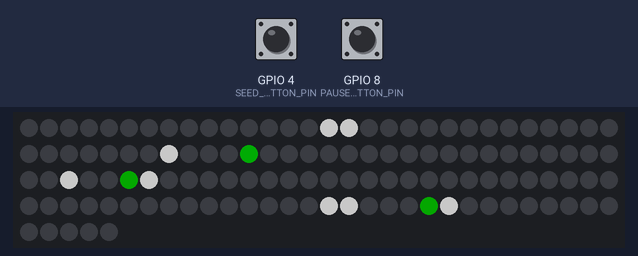
The sketch below on a simulated ESP32-C3. Parts: 125 RGB LEDs in strip order, left to right, continuing on the next row. The inputs (shaded band) are chosen by the test bench; at power-on: GPIO 4 (SEED_BUTTON_PIN) HIGH, GPIO 8 (PAUSE_BUTTON_PIN) HIGH. Dim RGB values are drawn brighter than linear; random numbers use the default seed unless the sketch sets one.

Above: at 1.2 s.
1.3 s: GPIO 4 (SEED_BUTTON_PIN) pulled LOW for 0.15 s
At 1.76 s:
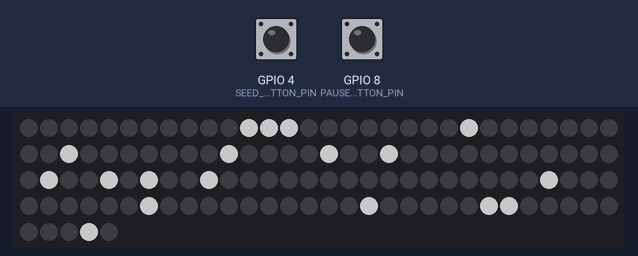
2.0 s: GPIO 8 (PAUSE_BUTTON_PIN) pulled LOW for 0.15 s
At 2.6 s:
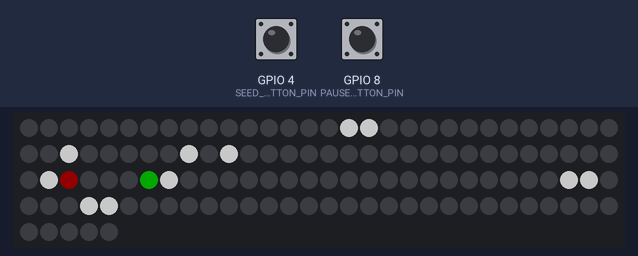
3.6 s: GPIO 4 (SEED_BUTTON_PIN) pulled LOW for 1 s
At 4.1 s:
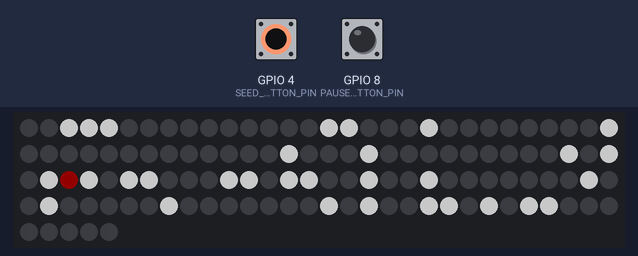
6.1 s: GPIO 8 (PAUSE_BUTTON_PIN) pulled LOW for 1 s
At 6.29 s:
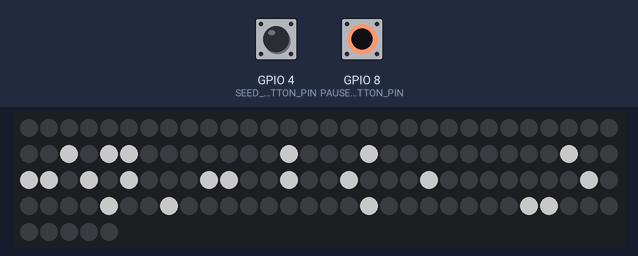
Timing chart, 0 to 9.1 s (numbered marks = the images above; inputs shaded):
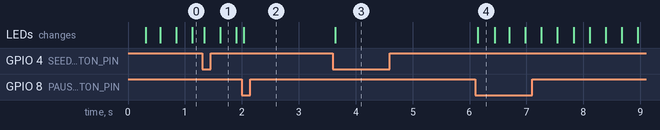

Measured:
- after the input at 3.6 s, the LEDs: change at once (image 3)
- after the input at 6.1 s, the LEDs: change at once (image 4)

The sketch:

Conway3DLife.ino
```cpp
/*
  FEED ME , I'M POOR AND I MADE THIS FOR FREE - https://paypal.me/Mystereon

  Conway3DLife.ino — standalone 5 x 5 x 5 FastLED voxel cellular automaton
  Created by Dad (MysterEon) & Manus, 2026.

  This file is completely independent: copy this folder into your Arduino
  sketchbook, install FastLED, and upload. It does not include the SkeletonCube
  master pattern library.

  Cube map used here:
    (0,0,0) = bottom, rear, left
    x: left to right; y: rear to front; z: bottom to top
    index = z * 25 + y * 5 + x

  Hardware defaults:
    125 WS2812B LEDs, GRB, data on GPIO2, brightness 100.

  Optional ESP32-C3 SuperMini controls:
    GPIO4 ---- normally-open button ---- GND : seed a fresh Life world
    GPIO8 ---- normally-open button ---- GND : pause / resume

  GPIO8 is a C3 strapping pin. Do not hold its button during reset or power-up.
  Add a 10 kΩ pull-up from GPIO8 to 3V3 if your board does not already keep it
  high during boot. GPIO8 may also be attached to a status LED on some boards.
*/

#include <FastLED.h>
#ifdef ESP32
  #include <esp_system.h>
#endif

// ---------- LED cube configuration ----------
constexpr uint8_t N = 5;
constexpr uint16_t NUM_LEDS = N * N * N;
#define DATA_PIN 2
#define CHIPSET WS2812B
#define COLOR_ORDER GRB
constexpr uint8_t BRIGHTNESS = 100;

// This matches Dad's confirmed map: non-serpentine left-to-right rows.
constexpr bool SWAP_XY = false;
constexpr bool FLIP_X = false;
constexpr bool FLIP_Y = false;
constexpr bool FLIP_Z = false;
constexpr bool SERPENTINE_ROWS = false;
constexpr bool SERPENTINE_LAYERS = false;
constexpr bool SHOW_MAPPING_MARKERS = false;

CRGB leds[NUM_LEDS];

uint16_t indexFromXYZ(uint8_t x, uint8_t y, uint8_t z) {
  uint8_t px = x;
  uint8_t py = y;
  uint8_t pz = z;

  if (SWAP_XY) {
    const uint8_t t = px;
    px = py;
    py = t;
  }
  if (FLIP_X) px = N - 1 - px;
  if (FLIP_Y) py = N - 1 - py;
  if (FLIP_Z) pz = N - 1 - pz;
  if (SERPENTINE_ROWS && (py & 1)) px = N - 1 - px;
  if (SERPENTINE_LAYERS && (pz & 1)) py = N - 1 - py;

  return uint16_t(pz) * N * N + uint16_t(py) * N + px;
}

void setVoxel(uint8_t x, uint8_t y, uint8_t z, const CRGB &colour) {
  if (x < N && y < N && z < N) leds[indexFromXYZ(x, y, z)] = colour;
}

void renderMappingMarkers() {
  fill_solid(leds, NUM_LEDS, CRGB::Black);
  setVoxel(0, 0, 0, CRGB::Red);       // bottom-rear-left
  setVoxel(4, 0, 0, CRGB::Green);     // bottom-rear-right
  setVoxel(0, 4, 0, CRGB::Blue);      // bottom-front-left
  setVoxel(0, 0, 4, CRGB::White);     // top-rear-left
  FastLED.show();
}

// ---------- Conway-style 3-D Life ----------
// A 3-D cell has up to 26 neighbours. B5/S45 is a compact, lively rule for
// this tiny volume: a dead cell is born with exactly five neighbours; a live
// cell survives with four or five.
constexpr uint8_t BIRTH_NEIGHBOURS = 5;
constexpr uint8_t SURVIVE_MIN = 4;
constexpr uint8_t SURVIVE_MAX = 5;
constexpr uint16_t GENERATION_MS = 280;
constexpr uint8_t INITIAL_DENSITY = 54; // ~21% probability (out of 255)

bool life[N][N][N];
bool nextLife[N][N][N];
uint8_t age[N][N][N];
uint32_t lastGenerationAt = 0;
uint16_t generation = 0;
bool paused = false;

uint8_t neighbourCount(int8_t x, int8_t y, int8_t z) {
  uint8_t count = 0;
  for (int8_t dz = -1; dz <= 1; ++dz) {
    for (int8_t dy = -1; dy <= 1; ++dy) {
      for (int8_t dx = -1; dx <= 1; ++dx) {
        if (dx == 0 && dy == 0 && dz == 0) continue;
        const int8_t nx = x + dx;
        const int8_t ny = y + dy;
        const int8_t nz = z + dz;
        if (nx >= 0 && nx < N && ny >= 0 && ny < N && nz >= 0 && nz < N && life[nx][ny][nz]) ++count;
      }
    }
  }
  return count;
}

void seedLife() {
  uint8_t population = 0;
  for (uint8_t z = 0; z < N; ++z) {
    for (uint8_t y = 0; y < N; ++y) {
      for (uint8_t x = 0; x < N; ++x) {
        // Slightly denser central region helps the small cube start interesting.
        const int8_t manhattan = abs(int8_t(x) - 2) + abs(int8_t(y) - 2) + abs(int8_t(z) - 2);
        const uint8_t density = (manhattan <= 3) ? INITIAL_DENSITY + 20 : INITIAL_DENSITY;
        life[x][y][z] = random8() < density;
        age[x][y][z] = life[x][y][z] ? 1 : 0;
        if (life[x][y][z]) ++population;
      }
    }
  }

  // Do not start with an empty or nearly empty world.
  if (population < 9) {
    for (uint8_t i = 0; i < 18; ++i) {
      const uint8_t x = random8(N);
      const uint8_t y = random8(N);
      const uint8_t z = random8(N);
      life[x][y][z] = true;
      age[x][y][z] = 1;
    }
  }
  generation = 0;
  lastGenerationAt = millis();
}

void stepLife() {
  uint8_t population = 0;

  for (uint8_t z = 0; z < N; ++z) {
    for (uint8_t y = 0; y < N; ++y) {
      for (uint8_t x = 0; x < N; ++x) {
        const uint8_t neighbours = neighbourCount(x, y, z);
        const bool alive = life[x][y][z];
        const bool survives = alive && neighbours >= SURVIVE_MIN && neighbours <= SURVIVE_MAX;
        const bool born = !alive && neighbours == BIRTH_NEIGHBOURS;
        nextLife[x][y][z] = survives || born;
      }
    }
  }

  for (uint8_t z = 0; z < N; ++z) {
    for (uint8_t y = 0; y < N; ++y) {
      for (uint8_t x = 0; x < N; ++x) {
        const bool wasAlive = life[x][y][z];
        life[x][y][z] = nextLife[x][y][z];
        if (life[x][y][z]) {
          const uint8_t nextAge = age[x][y][z] + 1;
          age[x][y][z] = wasAlive ? (nextAge > 12 ? 12 : nextAge) : 1;
          ++population;
        } else {
          age[x][y][z] = 0;
        }
      }
    }
  }

  ++generation;
  // A small finite cube often settles or dies. Restart rather than going dark.
  if (population == 0 || generation >= 160) seedLife();
}

void renderLife() {
  fill_solid(leds, NUM_LEDS, CRGB::Black);
  for (uint8_t z = 0; z < N; ++z) {
    for (uint8_t y = 0; y < N; ++y) {
      for (uint8_t x = 0; x < N; ++x) {
        if (!life[x][y][z]) continue;

        const uint8_t cellAge = age[x][y][z];
        // New births are white, then mature through bright emerald/cyan greens.
        if (cellAge <= 2) {
          setVoxel(x, y, z, CRGB::White);
        } else {
          const uint8_t hueOffset = cellAge * 3 > 42 ? 42 : cellAge * 3;
          const uint8_t valueOffset = cellAge * 9 > 110 ? 110 : cellAge * 9;
          const uint8_t hue = 86 + hueOffset;
          const uint8_t value = 140 + valueOffset;
          setVoxel(x, y, z, CHSV(hue, 230, value));
        }
      }
    }
  }

  // Small centre marker says "paused" without hiding the current world.
  if (paused) leds[indexFromXYZ(2, 2, 2)] += CRGB(48, 0, 0);
}

// ---------- Optional GPIO4 / GPIO8 controls ----------
constexpr bool ENABLE_BUTTONS = true;
constexpr uint8_t SEED_BUTTON_PIN = 4;
constexpr uint8_t PAUSE_BUTTON_PIN = 8;
constexpr uint16_t BUTTON_DEBOUNCE_MS = 35;
bool seedRaw = HIGH, seedStable = HIGH;
bool pauseRaw = HIGH, pauseStable = HIGH;
uint32_t seedChangedAt = 0, pauseChangedAt = 0;

void setupButtons() {
  if (!ENABLE_BUTTONS) return;
  pinMode(SEED_BUTTON_PIN, INPUT_PULLUP);
  pinMode(PAUSE_BUTTON_PIN, INPUT_PULLUP);
  seedRaw = seedStable = digitalRead(SEED_BUTTON_PIN);
  pauseRaw = pauseStable = digitalRead(PAUSE_BUTTON_PIN);
}

bool seedButtonPressed() {
  if (!ENABLE_BUTTONS) return false;
  const uint32_t now = millis();
  const bool reading = digitalRead(SEED_BUTTON_PIN);
  if (reading != seedRaw) {
    seedRaw = reading;
    seedChangedAt = now;
  }
  if ((now - seedChangedAt) >= BUTTON_DEBOUNCE_MS && seedStable != seedRaw) {
    seedStable = seedRaw;
    return seedStable == LOW;
  }
  return false;
}

bool pauseButtonPressed() {
  if (!ENABLE_BUTTONS) return false;
  const uint32_t now = millis();
  const bool reading = digitalRead(PAUSE_BUTTON_PIN);
  if (reading != pauseRaw) {
    pauseRaw = reading;
    pauseChangedAt = now;
  }
  if ((now - pauseChangedAt) >= BUTTON_DEBOUNCE_MS && pauseStable != pauseRaw) {
    pauseStable = pauseRaw;
    return pauseStable == LOW;
  }
  return false;
}

void setup() {
  FastLED.addLeds<CHIPSET, DATA_PIN, COLOR_ORDER>(leds, NUM_LEDS);
  FastLED.setBrightness(BRIGHTNESS);
  FastLED.setMaxPowerInVoltsAndMilliamps(5, 1500);
#ifdef ESP32
  randomSeed(esp_random());
#else
  randomSeed(analogRead(A0));
#endif
  setupButtons();

  if (SHOW_MAPPING_MARKERS) {
    renderMappingMarkers();
    return;
  }
  seedLife();
  renderLife();
  FastLED.show();
}

void loop() {
  if (SHOW_MAPPING_MARKERS) return;

  if (seedButtonPressed()) seedLife();
  if (pauseButtonPressed()) paused = !paused;

  const uint32_t now = millis();
  if (!paused && now - lastGenerationAt >= GENERATION_MS) {
    lastGenerationAt = now;
    stepLife();
  }

  renderLife();
  FastLED.show();
}
```
